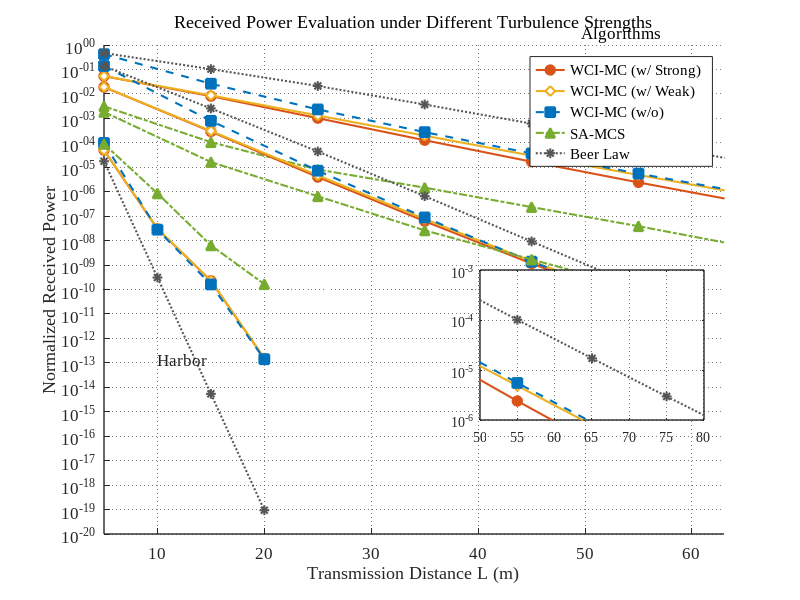
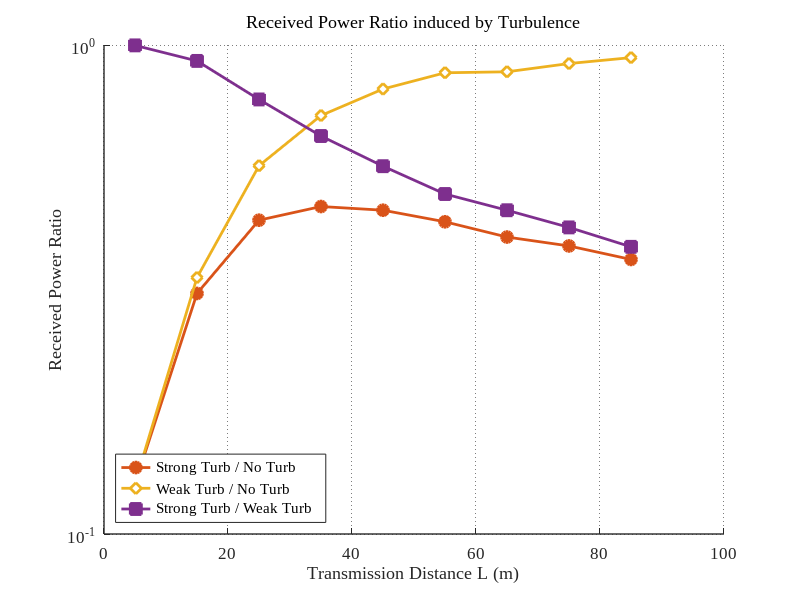
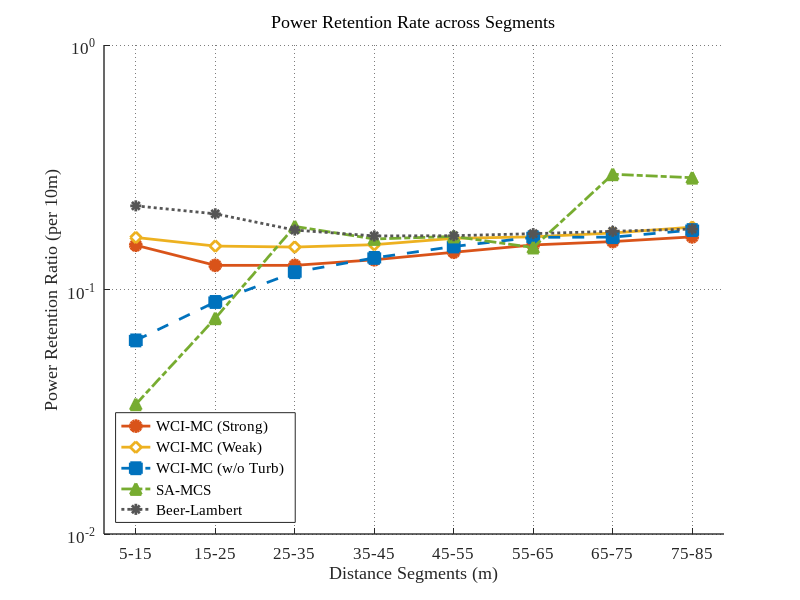

These charts were generated, in order, by the following MATLAB code:
%% Exp2: Plotting Macroscopic Channel Characteristics (Raw Value + Log Scale)
clc; clear; close all;
        
try
    d_WCI  = load('data_exp2_WCIMC.mat');
    d_None = load('data_exp2_WCIMC_None.mat'); 
    d_MCS  = load('data_exp2_MCS.mat');
catch
    error('未能找到数据文件，请确保先运行 WCIMC, WCIMC_None 及 MCS 仿真脚本。');
end

dist_cell = d_WCI.dist_cell;
num_W = length(dist_cell);

coef_c_arr = [0.1514, 0.398, 2.190]; 
w0 = 0.002;                          
theta_half_div = 0.1 * pi / 180 / 2; 
Rx_Aperture = 0.05;                  
r_rx = Rx_Aperture / 2;              

c_Strong = '#D95319'; 
c_Weak   = '#EDB120'; 
c_NoTurb = '#0072BD'; 
c_MCS    = '#77AC30'; 
c_Beer   = '#555555'; 

short_wt_names = {'Clear', 'Coastal', 'Harbor'}; 

% =========================================================================
% 图 1：接收功率衰减绘图 (真实大小，对数坐标轴)
% =========================================================================
figure('Name', 'Received Power vs Distance', 'Color', 'w', 'Position', [100, 100, 640, 480]);
hold on;

h_leg = []; 

for w = 1:num_W
    dist_axis = dist_cell{w};
    c_val = coef_c_arr(w);
    wt_name = short_wt_names{w};
    
    W_geo = sqrt(w0^2 + (dist_axis .* tan(theta_half_div)).^2);
    geom_loss = 1 - exp(-2 .* (r_rx.^2) ./ (W_geo.^2));
    
    % 从 dB 还原为原始大小(真实接收能量比例)
    P_Beer   = max(exp(-c_val .* dist_axis) .* geom_loss, 1e-300);
    P_Strong = 10.^(d_WCI.PL_Cell_WCI_Strong{w} / 10);
    P_Weak   = 10.^(d_WCI.PL_Cell_WCI_Weak{w} / 10);
    P_NoTurb = 10.^(d_None.PL_Cell_WCI_None{w} / 10);
    P_MCS    = 10.^(d_MCS.PL_Cell_MCS{w} / 10);
    
    h1 = plot(dist_axis, P_Strong, '-', 'Color', c_Strong, ...
                   'Marker', 'o', 'LineWidth', 1.5, 'MarkerSize', 7, 'MarkerFaceColor', c_Strong);
    h2 = plot(dist_axis, P_Weak, '-', 'Color', c_Weak, ...
                   'Marker', 'd', 'LineWidth', 1.5, 'MarkerSize', 7, 'MarkerFaceColor', 'w');
    h3 = plot(dist_axis, P_NoTurb, '--', 'Color', c_NoTurb, ...
                   'Marker', 's', 'LineWidth', 1.5, 'MarkerSize', 7, 'MarkerFaceColor', c_NoTurb);
    h4 = plot(dist_axis, P_MCS, '-.', 'Color', c_MCS, ...
                   'Marker', '^', 'LineWidth', 1.5, 'MarkerSize', 7, 'MarkerFaceColor', c_MCS);
    h5 = plot(dist_axis, P_Beer, ':', 'Color', c_Beer, ...
                   'Marker', '*', 'LineWidth', 1.5, 'MarkerSize', 7, 'MarkerFaceColor', c_Beer);
    
    if w == 1
        h_leg = [h1, h2, h3, h4, h5];
    end
    
    x_end = dist_axis(end);
    y_end = P_Strong(end);
    text(x_end - 10, y_end, wt_name, 'FontSize', 12, 'FontWeight', 'normal', ...
         'Color', '#222222', 'HorizontalAlignment', 'left', 'FontName', 'Times New Roman');
end

grid on; 
% 核心设置：将 Y 轴设置为对数刻度 (Log Scale)
set(gca, 'YScale', 'log', 'GridLineStyle', ':', 'GridAlpha', 0.6);
xlabel('Transmission Distance L (m)', 'FontSize', 14, 'FontWeight', 'normal', 'FontName', 'Times New Roman');
ylabel('Normalized Received Power', 'FontSize', 14, 'FontWeight', 'normal', 'FontName', 'Times New Roman');
title('Received Power Evaluation under Different Turbulence Strengths', 'FontSize', 14, 'FontWeight', 'normal', 'FontName', 'Times New Roman');
xlim([5, 63]); 
leg_labels = {'WCI-MC (w/ Strong)', 'WCI-MC (w/ Weak)', 'WCI-MC (w/o)', 'SA-MCS', 'Beer Law'};
lgd = legend(h_leg, leg_labels, 'Location', 'northeast', 'FontSize', 12, 'FontName', 'Times New Roman');
title(lgd, 'Algorithms', 'FontWeight', 'normal', 'FontName', 'Times New Roman');
set(gca, 'FontSize', 12, 'LineWidth', 1, 'FontName', 'Times New Roman');

%%
% =========================================================
% 附加：为纯净海水 (Clear) 绘制局部放大图 (Inset Plot)
% =========================================================
x_zoom = [50, 80];   
% 针对线性数值的 Y 轴放缩范围 (依据之前 30~60dB 映射约为 1e-3 到 1e-6)
y_zoom = [1e-6, 1e-3]; 

ax_inset = axes('Position', [0.6, 0.30, 0.28, 0.25]); 
hold(ax_inset, 'on');
box(ax_inset, 'on');

w_zoom = 1;
dist_zoom = dist_cell{w_zoom};
c_val_zoom = coef_c_arr(w_zoom);

W_geo_zoom = sqrt(w0^2 + (dist_zoom .* tan(theta_half_div)).^2);
geom_loss_zoom = 1 - exp(-2 .* (r_rx.^2) ./ (W_geo_zoom.^2));
P_Beer_zoom = max(exp(-c_val_zoom .* dist_zoom) .* geom_loss_zoom, 1e-300);

P_Strong_zoom = 10.^(d_WCI.PL_Cell_WCI_Strong{w_zoom} / 10);
P_Weak_zoom   = 10.^(d_WCI.PL_Cell_WCI_Weak{w_zoom} / 10);
P_NoTurb_zoom = 10.^(d_None.PL_Cell_WCI_None{w_zoom} / 10);
P_MCS_zoom    = 10.^(d_MCS.PL_Cell_MCS{w_zoom} / 10);

plot(ax_inset, dist_zoom, P_Strong_zoom, '-', 'Color', c_Strong, 'Marker', 'o', 'LineWidth', 1.5, 'MarkerSize', 7, 'MarkerFaceColor', c_Strong);
plot(ax_inset, dist_zoom, P_Weak_zoom, '-', 'Color', c_Weak, 'Marker', 'd', 'LineWidth', 1.5, 'MarkerSize', 7, 'MarkerFaceColor', 'w');
plot(ax_inset, dist_zoom, P_NoTurb_zoom, '--', 'Color', c_NoTurb, 'Marker', 's', 'LineWidth', 1.5, 'MarkerSize', 7, 'MarkerFaceColor', c_NoTurb);
plot(ax_inset, dist_zoom, P_MCS_zoom, '-.', 'Color', c_MCS, 'Marker', '^', 'LineWidth', 1.5, 'MarkerSize', 7, 'MarkerFaceColor', c_MCS);
plot(ax_inset, dist_zoom, P_Beer_zoom, ':', 'Color', c_Beer, 'Marker', '*', 'LineWidth', 1.5, 'MarkerSize', 7, 'MarkerFaceColor', c_Beer);

xlim(ax_inset, x_zoom);
ylim(ax_inset, y_zoom);
grid(ax_inset, 'on');
% 同样为局部放大图设置 Log Scale
set(ax_inset, 'YScale', 'log', 'GridLineStyle', ':', 'GridAlpha', 0.6, 'FontSize', 10, 'LineWidth', 1, 'FontName', 'Times New Roman');

%%
% =========================================================
% 衰减量及衰减率计算与绘图 (真实比例)
% =========================================================
w_clear = 1; 
dist_clear = dist_cell{w_clear};

P_Strong = 10.^(d_WCI.PL_Cell_WCI_Strong{w_clear} / 10);
P_Weak   = 10.^(d_WCI.PL_Cell_WCI_Weak{w_clear} / 10);
P_NoTurb = 10.^(d_None.PL_Cell_WCI_None{w_clear} / 10);
P_MCS    = 10.^(d_MCS.PL_Cell_MCS{w_clear} / 10);

W_geo_clear = sqrt(w0^2 + (dist_clear .* tan(theta_half_div)).^2);
geom_loss_clear = 1 - exp(-2 .* (r_rx.^2) ./ (W_geo_clear.^2));
P_Beer_clear = max(exp(-coef_c_arr(w_clear) .* dist_clear) .* geom_loss_clear, 1e-300);

% 计算比例 (Ratio)，替代原先的减法 dB 差值
Ratio_Strong_NoTurb = P_Strong ./ P_NoTurb;
Ratio_Weak_NoTurb   = P_Weak ./ P_NoTurb;  
Ratio_Strong_Weak   = P_Strong ./ P_Weak;  

delta_L = diff(dist_clear);
% 计算每 10m 的能量保留比例 (Retention Ratio per 10m)
retention10_Strong = (P_Strong(2:end) ./ P_Strong(1:end-1)) .^ (10 ./ delta_L);
retention10_Weak   = (P_Weak(2:end) ./ P_Weak(1:end-1)) .^ (10 ./ delta_L);
retention10_NoTurb = (P_NoTurb(2:end) ./ P_NoTurb(1:end-1)) .^ (10 ./ delta_L);
retention10_MCS    = (P_MCS(2:end) ./ P_MCS(1:end-1)) .^ (10 ./ delta_L);
retention10_Beer   = (P_Beer_clear(2:end) ./ P_Beer_clear(1:end-1)) .^ (10 ./ delta_L);

% 更新控制台输出
fprintf('\n========================================================================\n');
fprintf('纯净海水 (Clear) 场景下各数据点接收功率比例 (Turb / Ref)\n');
fprintf('========================================================================\n');
fprintf('%-8s | %-14s | %-14s | %-14s\n', '距离 (m)', '强湍流/无湍流', '弱湍流/无湍流', '强湍流/弱湍流');
fprintf('------------------------------------------------------------------------\n');
for i = 1:length(dist_clear)
    fprintf('%-8.1f | %-14.4f | %-14.4f | %-14.4f\n', ...
        dist_clear(i), Ratio_Strong_NoTurb(i), Ratio_Weak_NoTurb(i), Ratio_Strong_Weak(i));
end
fprintf('========================================================================\n');

fprintf('\n========================================================================================\n');
fprintf('纯净海水 (Clear) 接收功率每 10m 衰减保留率\n');
fprintf('========================================================================================\n');
fprintf('%-12s | %-10s | %-10s | %-10s | %-10s | %-10s\n', '距离段 (m)', '强湍流', '弱湍流', '无湍流', 'SA-MCS', 'Beer解析');
fprintf('----------------------------------------------------------------------------------------\n');
for i = 1:length(delta_L)
    segment_str = sprintf('%.0f-%.0f', dist_clear(i), dist_clear(i+1));
    fprintf('%-12s | %-10.4f | %-10.4f | %-10.4f | %-10.4f | %-10.4f\n', ...
        segment_str, retention10_Strong(i), retention10_Weak(i), retention10_NoTurb(i), retention10_MCS(i), retention10_Beer(i));
end
fprintf('========================================================================================\n');

% 图 2：接收能量比例图 (替换 Penalty)
figure('Name', 'Turbulence Ratio', 'Color', 'w', 'Position', [150, 150, 640, 480]);
hold on;

plot(dist_clear, Ratio_Strong_NoTurb, '-o', 'Color', c_Strong, 'LineWidth', 2, 'MarkerSize', 8, 'MarkerFaceColor', c_Strong);
plot(dist_clear, Ratio_Weak_NoTurb, '-d', 'Color', c_Weak, 'LineWidth', 2, 'MarkerSize', 8, 'MarkerFaceColor', 'w');
plot(dist_clear, Ratio_Strong_Weak, '-s', 'Color', '#7E2F8E', 'LineWidth', 2, 'MarkerSize', 8, 'MarkerFaceColor', '#7E2F8E');

grid on; set(gca, 'YScale', 'log', 'GridLineStyle', ':', 'GridAlpha', 0.6);
xlabel('Transmission Distance L (m)', 'FontSize', 14, 'FontWeight', 'normal', 'FontName', 'Times New Roman');
ylabel('Received Power Ratio', 'FontSize', 14, 'FontWeight', 'normal', 'FontName', 'Times New Roman');
title('Received Power Ratio induced by Turbulence', 'FontSize', 14, 'FontWeight', 'normal', 'FontName', 'Times New Roman');
legend({'Strong Turb / No Turb', 'Weak Turb / No Turb', 'Strong Turb / Weak Turb'}, ...
       'Location', 'southwest', 'FontSize', 12, 'FontName', 'Times New Roman');
set(gca, 'FontSize', 12, 'LineWidth', 1, 'FontName', 'Times New Roman');

% 图 3：每 10m 能量保留率
figure('Name', 'Power Retention Ratio per 10m', 'Color', 'w', 'Position', [200, 200, 640, 480]);
hold on;

L_mid = (dist_clear(1:end-1) + dist_clear(2:end)) / 2;

plot(L_mid, retention10_Strong, '-o', 'Color', c_Strong, 'LineWidth', 2, 'MarkerSize', 8, 'MarkerFaceColor', c_Strong);
plot(L_mid, retention10_Weak, '-d', 'Color', c_Weak, 'LineWidth', 2, 'MarkerSize', 8, 'MarkerFaceColor', 'w');
plot(L_mid, retention10_NoTurb, '--s', 'Color', c_NoTurb, 'LineWidth', 2, 'MarkerSize', 8, 'MarkerFaceColor', c_NoTurb);
plot(L_mid, retention10_MCS, '-.^', 'Color', c_MCS, 'LineWidth', 2, 'MarkerSize', 8, 'MarkerFaceColor', c_MCS);
plot(L_mid, retention10_Beer, ':*', 'Color', c_Beer, 'LineWidth', 2, 'MarkerSize', 8, 'MarkerFaceColor', c_Beer);

grid on; set(gca, 'YScale', 'log', 'GridLineStyle', ':', 'GridAlpha', 0.6);

xtick_labels = cell(1, length(delta_L));
for i = 1:length(delta_L)
    xtick_labels{i} = sprintf('%.0f-%.0f', dist_clear(i), dist_clear(i+1));
end

set(gca, 'XTick', L_mid, 'XTickLabel', xtick_labels);
xlim([L_mid(1)-4, L_mid(end)+4]);

xlabel('Distance Segments (m)', 'FontSize', 14, 'FontWeight', 'normal', 'FontName', 'Times New Roman');
ylabel('Power Retention Ratio (per 10m)', 'FontSize', 14, 'FontWeight', 'normal', 'FontName', 'Times New Roman');
title('Power Retention Rate across Segments', 'FontSize', 14, 'FontWeight', 'normal', 'FontName', 'Times New Roman');
legend({'WCI-MC (Strong)', 'WCI-MC (Weak)', 'WCI-MC (w/o Turb)', 'SA-MCS', 'Beer-Lambert'}, ...
       'Location', 'southwest', 'FontSize', 12, 'FontName', 'Times New Roman');
set(gca, 'FontSize', 12, 'LineWidth', 1, 'FontName', 'Times New Roman');
